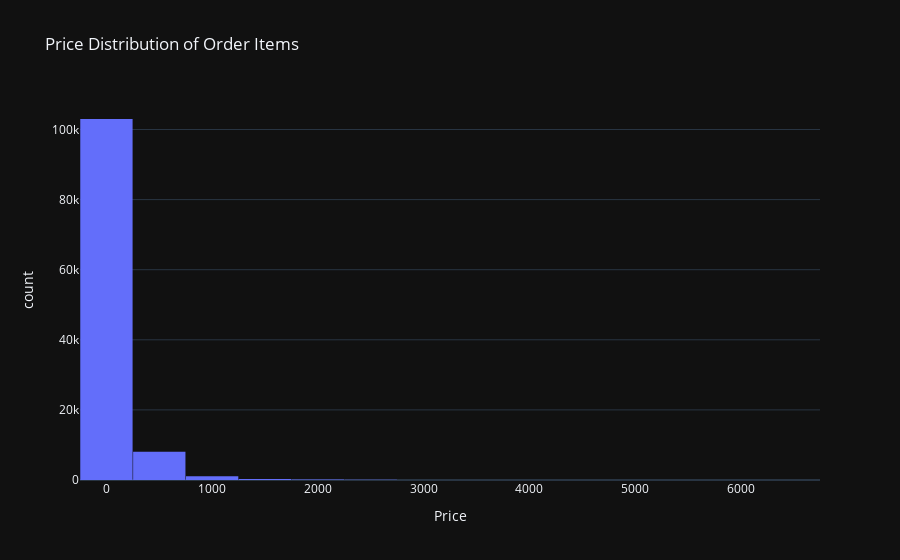

The notebook cell saved with this chart:
### Markdown cell above
#### Financial Analysis

### Code cell
# Price Distribution
fig = px.histogram(ord, x='price', nbins=20, 
            title='Price Distribution of Order Items', labels={'price':'Price'})
fig.update_layout(template='plotly_dark', bargap=0.01)
fig.show()

### Figure 1 — Plotly figure (JSON) as saved in the notebook; plotly's stock layout.template omitted (floating-point values rounded to 4 significant figures; data arrays with more than 128 entries replaced by an {"elided": "..."} marker saying what was removed)
{"data": [{"bingroup": "x", "hovertemplate": "Price=%{x}<br>count=%{y}<extra></extra>", "legendgroup": "", "marker": {"color": "#636efa", "pattern": {"shape": ""}}, "name": "", "nbinsx": 20, "orientation": "v", "showlegend": false, "type": "histogram", "x": {"elided": "112650 float values"}, "xaxis": "x", "yaxis": "y"}], "layout": {"bargap": 0.01, "barmode": "relative", "legend": {"tracegroupgap": 0}, "title": {"text": "Price Distribution of Order Items"}, "xaxis": {"anchor": "y", "domain": [0, 1], "title": {"text": "Price"}}, "yaxis": {"anchor": "x", "domain": [0, 1], "title": {"text": "count"}}}}
